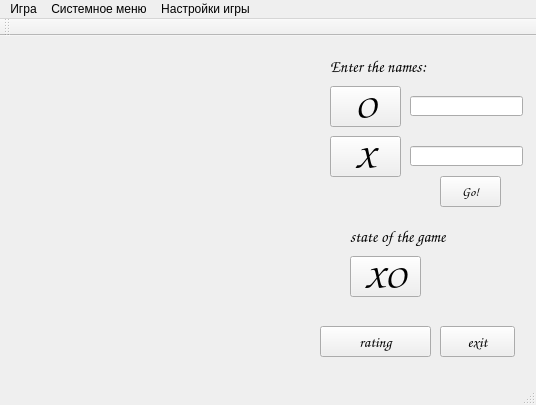
<?xml version="1.0" encoding="UTF-8"?>
<ui version="4.0">
 <class>MainWindow</class>
 <widget class="QMainWindow" name="MainWindow">
  <property name="geometry">
   <rect>
    <x>0</x>
    <y>0</y>
    <width>536</width>
    <height>405</height>
   </rect>
  </property>
  <property name="windowTitle">
   <string>Игра Крестики-Нолики</string>
  </property>
  <widget class="QWidget" name="centralWidget">
   <widget class="QLabel" name="moveLabel">
    <property name="geometry">
     <rect>
      <x>350</x>
      <y>190</y>
      <width>161</width>
      <height>20</height>
     </rect>
    </property>
    <property name="sizePolicy">
     <sizepolicy hsizetype="Preferred" vsizetype="Preferred">
      <horstretch>0</horstretch>
      <verstretch>0</verstretch>
     </sizepolicy>
    </property>
    <property name="font">
     <font>
      <family>Comic Sans MS</family>
      <pointsize>12</pointsize>
      <weight>50</weight>
      <bold>false</bold>
     </font>
    </property>
    <property name="layoutDirection">
     <enum>Qt::LeftToRight</enum>
    </property>
    <property name="frameShape">
     <enum>QFrame::NoFrame</enum>
    </property>
    <property name="text">
     <string>state of the game</string>
    </property>
    <property name="alignment">
     <set>Qt::AlignLeading|Qt::AlignLeft|Qt::AlignVCenter</set>
    </property>
   </widget>
   <widget class="QPushButton" name="exitButton">
    <property name="geometry">
     <rect>
      <x>440</x>
      <y>290</y>
      <width>75</width>
      <height>31</height>
     </rect>
    </property>
    <property name="font">
     <font>
      <family>Comic Sans MS</family>
      <pointsize>11</pointsize>
      <weight>50</weight>
      <bold>false</bold>
     </font>
    </property>
    <property name="text">
     <string>exit</string>
    </property>
   </widget>
   <widget class="QPushButton" name="fontPrototypeButton">
    <property name="enabled">
     <bool>true</bool>
    </property>
    <property name="geometry">
     <rect>
      <x>350</x>
      <y>220</y>
      <width>71</width>
      <height>41</height>
     </rect>
    </property>
    <property name="font">
     <font>
      <family>Comic Sans MS</family>
      <pointsize>26</pointsize>
      <weight>50</weight>
      <italic>false</italic>
      <bold>false</bold>
      <underline>false</underline>
     </font>
    </property>
    <property name="text">
     <string>XO</string>
    </property>
   </widget>
   <widget class="QPushButton" name="fontPrototypeButton_2">
    <property name="enabled">
     <bool>true</bool>
    </property>
    <property name="geometry">
     <rect>
      <x>330</x>
      <y>50</y>
      <width>71</width>
      <height>41</height>
     </rect>
    </property>
    <property name="font">
     <font>
      <family>Comic Sans MS</family>
      <pointsize>26</pointsize>
      <weight>50</weight>
      <italic>false</italic>
      <bold>false</bold>
      <underline>false</underline>
     </font>
    </property>
    <property name="text">
     <string>O</string>
    </property>
   </widget>
   <widget class="QPushButton" name="fontPrototypeButton_3">
    <property name="enabled">
     <bool>true</bool>
    </property>
    <property name="geometry">
     <rect>
      <x>330</x>
      <y>100</y>
      <width>71</width>
      <height>41</height>
     </rect>
    </property>
    <property name="font">
     <font>
      <family>Comic Sans MS</family>
      <pointsize>26</pointsize>
      <weight>50</weight>
      <italic>false</italic>
      <bold>false</bold>
      <underline>false</underline>
     </font>
    </property>
    <property name="text">
     <string>X</string>
    </property>
   </widget>
   <widget class="QLineEdit" name="lineEdit">
    <property name="geometry">
     <rect>
      <x>410</x>
      <y>60</y>
      <width>113</width>
      <height>20</height>
     </rect>
    </property>
   </widget>
   <widget class="QLineEdit" name="lineEdit_2">
    <property name="geometry">
     <rect>
      <x>410</x>
      <y>110</y>
      <width>113</width>
      <height>20</height>
     </rect>
    </property>
   </widget>
   <widget class="QLabel" name="label">
    <property name="geometry">
     <rect>
      <x>330</x>
      <y>20</y>
      <width>211</width>
      <height>21</height>
     </rect>
    </property>
    <property name="font">
     <font>
      <family>Comic Sans MS</family>
      <pointsize>12</pointsize>
     </font>
    </property>
    <property name="autoFillBackground">
     <bool>false</bool>
    </property>
    <property name="text">
     <string>Enter the names:</string>
    </property>
   </widget>
   <widget class="QPushButton" name="Go_Button">
    <property name="geometry">
     <rect>
      <x>440</x>
      <y>140</y>
      <width>61</width>
      <height>31</height>
     </rect>
    </property>
    <property name="font">
     <font>
      <family>Comic Sans MS</family>
      <pointsize>10</pointsize>
     </font>
    </property>
    <property name="text">
     <string>Go!</string>
    </property>
   </widget>
   <widget class="QPushButton" name="pushButton">
    <property name="geometry">
     <rect>
      <x>320</x>
      <y>290</y>
      <width>111</width>
      <height>31</height>
     </rect>
    </property>
    <property name="font">
     <font>
      <family>Comic Sans MS</family>
      <pointsize>11</pointsize>
      <weight>50</weight>
      <bold>false</bold>
     </font>
    </property>
    <property name="text">
     <string>rating</string>
    </property>
   </widget>
  </widget>
  <widget class="QMenuBar" name="menuBar">
   <property name="geometry">
    <rect>
     <x>0</x>
     <y>0</y>
     <width>536</width>
     <height>20</height>
    </rect>
   </property>
   <widget class="QMenu" name="exitMenu">
    <property name="focusPolicy">
     <enum>Qt::ClickFocus</enum>
    </property>
    <property name="title">
     <string>Системное меню</string>
    </property>
    <addaction name="exitAction"/>
   </widget>
   <widget class="QMenu" name="gameMenu">
    <property name="title">
     <string>Игра</string>
    </property>
    <addaction name="newGameAction"/>
   </widget>
   <widget class="QMenu" name="menu">
    <property name="title">
     <string>Настройки игры</string>
    </property>
    <addaction name="setFieldSize"/>
    <addaction name="separator"/>
   </widget>
   <addaction name="gameMenu"/>
   <addaction name="exitMenu"/>
   <addaction name="menu"/>
  </widget>
  <widget class="QToolBar" name="mainToolBar">
   <attribute name="toolBarArea">
    <enum>TopToolBarArea</enum>
   </attribute>
   <attribute name="toolBarBreak">
    <bool>false</bool>
   </attribute>
  </widget>
  <widget class="QStatusBar" name="statusBar"/>
  <action name="exitAction">
   <property name="text">
    <string>Выход из программы</string>
   </property>
  </action>
  <action name="newGameAction">
   <property name="text">
    <string>Новая игра</string>
   </property>
  </action>
  <action name="action">
   <property name="text">
    <string>Обновление</string>
   </property>
  </action>
  <action name="setFieldSize">
   <property name="text">
    <string>Выбор размера поля</string>
   </property>
  </action>
  <action name="action_3">
   <property name="text">
    <string>Рейтинг</string>
   </property>
  </action>
 </widget>
 <layoutdefault spacing="6" margin="11"/>
 <resources/>
 <connections>
  <connection>
   <sender>exitAction</sender>
   <signal>triggered()</signal>
   <receiver>MainWindow</receiver>
   <slot>close()</slot>
   <hints>
    <hint type="sourcelabel">
     <x>-1</x>
     <y>-1</y>
    </hint>
    <hint type="destinationlabel">
     <x>267</x>
     <y>202</y>
    </hint>
   </hints>
  </connection>
  <connection>
   <sender>exitButton</sender>
   <signal>clicked()</signal>
   <receiver>MainWindow</receiver>
   <slot>slot2()</slot>
   <hints>
    <hint type="sourcelabel">
     <x>507</x>
     <y>353</y>
    </hint>
    <hint type="destinationlabel">
     <x>267</x>
     <y>202</y>
    </hint>
   </hints>
  </connection>
  <connection>
   <sender>exitButton</sender>
   <signal>clicked()</signal>
   <receiver>MainWindow</receiver>
   <slot>slot1()</slot>
   <hints>
    <hint type="sourcelabel">
     <x>507</x>
     <y>353</y>
    </hint>
    <hint type="destinationlabel">
     <x>267</x>
     <y>202</y>
    </hint>
   </hints>
  </connection>
  <connection>
   <sender>newGameAction</sender>
   <signal>triggered()</signal>
   <receiver>MainWindow</receiver>
   <slot>newGame()</slot>
   <hints>
    <hint type="sourcelabel">
     <x>-1</x>
     <y>-1</y>
    </hint>
    <hint type="destinationlabel">
     <x>267</x>
     <y>202</y>
    </hint>
   </hints>
  </connection>
  <connection>
   <sender>exitButton</sender>
   <signal>clicked()</signal>
   <receiver>MainWindow</receiver>
   <slot>close()</slot>
   <hints>
    <hint type="sourcelabel">
     <x>468</x>
     <y>340</y>
    </hint>
    <hint type="destinationlabel">
     <x>315</x>
     <y>346</y>
    </hint>
   </hints>
  </connection>
 </connections>
 <slots>
  <slot>slot1()</slot>
  <slot>slot2()</slot>
  <slot>slotUpdate()</slot>
  <slot>saveGame()</slot>
  <slot>newGame()</slot>
  <slot>loadGame()</slot>
  <slot>myNewSlot()</slot>
 </slots>
</ui>
